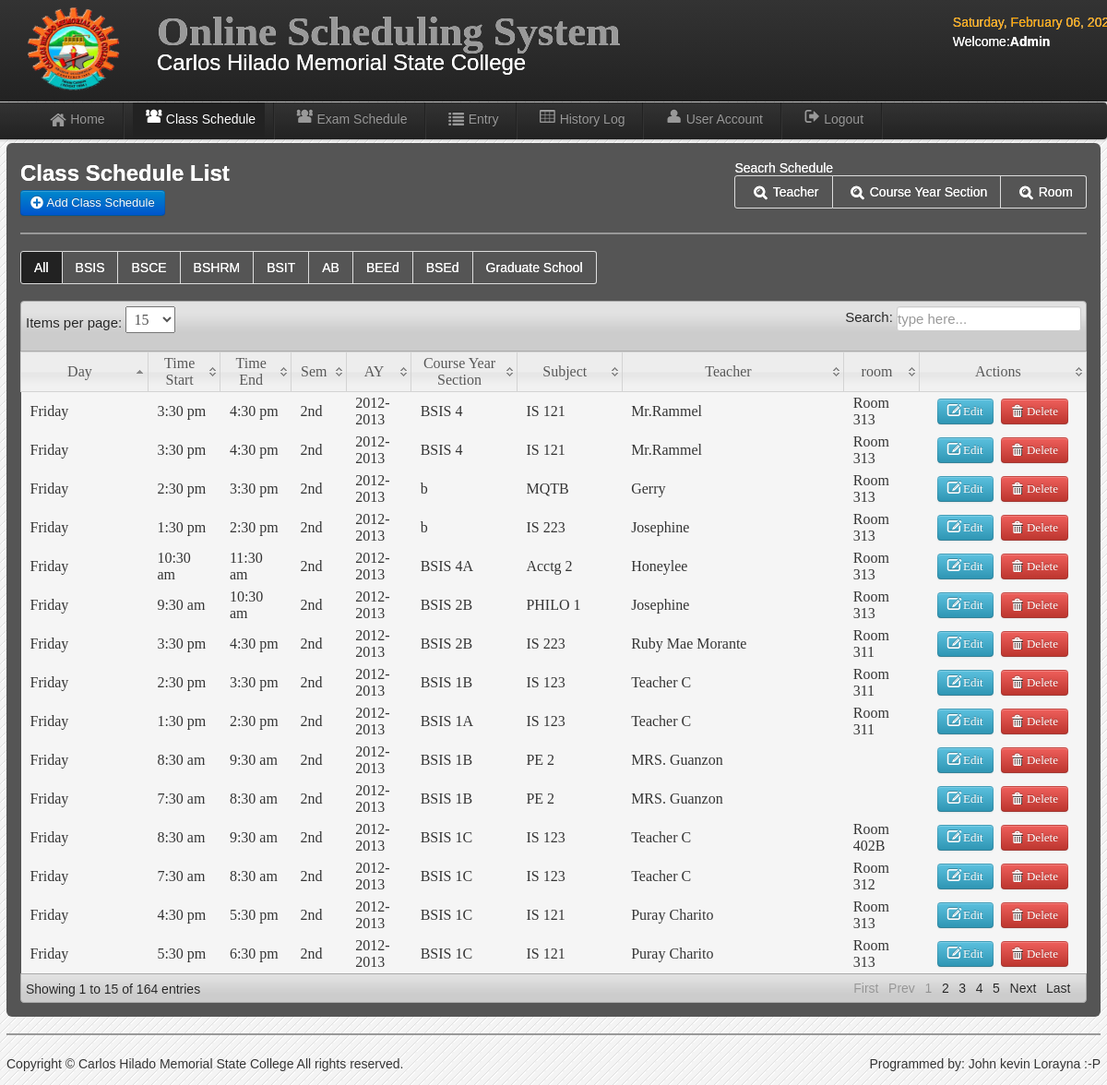
Page /admin/schedule.php (signed in) on the committed database.
### tables this page shows
CREATE TABLE `users` (
  `User_id` int(11) NOT NULL,
  `UserName` varchar(20) NOT NULL,
  `Password` varchar(20) NOT NULL,
  `User_Type` varchar(20) NOT NULL,
  `FirstName` varchar(30) NOT NULL,
  `LastName` varchar(30) NOT NULL,
  `College` varchar(20) NOT NULL
);

CREATE TABLE `schedule` (
  `schedule_id` int(11) NOT NULL,
  `semester` varchar(10) NOT NULL,
  `sy` varchar(20) NOT NULL,
  `CYS` varchar(100) NOT NULL,
  `subject` varchar(50) NOT NULL,
  `teacher` varchar(50) NOT NULL,
  `room` varchar(20) NOT NULL,
  `day` varchar(100) NOT NULL,
  `time` varchar(20) NOT NULL,
  `time_end` varchar(50) NOT NULL,
  `type` varchar(20) NOT NULL,
  `day1` varchar(20) NOT NULL
);

### admin/session.php (called while the page is built, shortened)
<?php
        $id_session=$_SESSION['id'];
?>

### admin/schedule.php (the view, shortened to what this page needs)
<?php include('session.php'); include('header.php'); include('dbcon.php') ?>
<body>
<?php include('nav-top1.php'); ?>
    <div class="navbar navbar-fixed-top1">
    <div class="navbar-inner">
    <div class="container">
	<div class="marg">
    <ul class="nav">
  <li>
    <a href="home.php"><i class="icon-home icon-large"></i>Home</a>
  </li>
   <li class="divider-vertical"></li>
  <li class="active"><a href="schedule.php"><i class="icon-group icon-large"></i>Class Schedule</a></li>
   <li class="divider-vertical"></li>
    <li><a href="exam_schedule.php"><i class="icon-group icon-large"></i>Exam Schedule</a></li>
   <li class="divider-vertical"></li>
  <li><a href="record.php"><i class="icon-list icon-large"></i>Entry</a></li>
   <li class="divider-vertical"></li>
  <li><a href="history_log.php"><i class="icon-table icon-large"></i>History Log</a></li>
     <li class="divider-vertical"></li>
  <li><a href="user_account.php"><i class="icon-user icon-large"></i>User Account</a></li>
  <li class="divider-vertical"></li>
  <li><a id="logout" data-toggle="modal" href="#myModal"><i class="icon-signout icon-large"></i>Logout</a></li>
   <li class="divider-vertical"></li>
</ul>
    </div>
    </div>
    </div>
    </div>
<div class="wrapper">
<div id="element" class="hero-body-schedule">
<h2><font color="white">Class Schedule List</font></h2>
	<a class="btn btn-primary"  href="add_schedule.php">  <i class="icon-plus-sign icon-large"></i>&nbsp;Add Class Schedule</a>
		<div class="pull-right222">
		<div class="pagination">
<font color="white">Seacrh Schedule</font>
<br>
  <ul>
    <li><a data-toggle="modal" href="#teacher"><font color="white"><i class="icon-search icon-large"></i>Teacher</font></a></li>
    <li>
      <a data-toggle="modal" href="#CYS"><font color="white"><i class="icon-search icon-large"></i>Course Year Section</font></a>
    </li>
	 <li>
      <a data-toggle="modal" href="#room"><font color="white"><i class="icon-search icon-large"></i>Room</font></a>
    </li>
  </ul>
</div>
</div>
	<hr>
	<div class="pagination">
  <ul>
    <li class="active"><a href="schedule.php"><font color="white">All</font></a></li>
    <li>
      <a href="BSIS.php"><font color="white">BSIS</font></a>
    </li>
    <li><a href="BSCE.php"><font color="white">BSCE</font></a></li>
    <li><a href="BSHRM.php"><font color="white">BSHRM</font></a></li>
    <li><a href="BSIT.php"><font color="white">BSIT</a></font></li>
    <li><a href="AB.php"><font color="white">AB</font></a></li>
    <li><a href="BEED.php"><font color="white">BEEd</font></a></li>
    <li><a href="BSED.php"><font color="white">BSEd</font></a></li>
    <li><a href="GS.php"><font color="white">Graduate School</font></a></li>
  </ul>
</div>
<div class="demo_jui">
		<table cellpadding="0" cellspacing="0" border="0" class="display" id="log" class="jtable">
			<thead>
				<tr>
				<th>Day</th>
				<th>Time Start</th>
				<th>Time End</th>
				<th>Sem</th>
				<th>AY</th>
				<th>Course Year Section</th>
				<th>Subject</th>
				<th>Teacher</th>
				<th>room</th>
				<th>Actions</th>
				</tr>
			</thead>
			<tbody>
<?php $result=mysqli_query($conn,"select * from schedule where type='' order by schedule_id DESC")or die(mysqli_error());
while($row=mysqli_fetch_array($result)){ $id=$row['schedule_id'];
?>
<tr class="del<?php echo $id ?>">
	<td><?php echo $row['day'];?></td>
	<td ><?php echo $row['time'];?></td>
	<td><?php echo $row['time_end'];?></td>
	<td><?php echo $row['semester'];?></td>
	<td><?php echo $row['sy'];?></td>
	<td><?php echo $row['CYS'];?></td>
	<td><?php echo $row['subject'];?></td>
	<td><?php echo $row['teacher'];?></td>
	<td><?php echo $row['room'];?></td>
	<td align="center" width="160">
	<a class="btn btn-info" href="edit_schedule.php<?php echo '?id='.$id; ?>"><i class="icon-edit icon-large"></i>&nbsp;Edit</a>&nbsp;
	<a data-toggle="modal" href="#<?php echo $id; ?>" class="btn btn-danger1">  <i class="icon-trash icon-large"></i>&nbsp;Delete</a>
</td>
<?php } ?>
	</tr>
			</tbody>
		</table>
</div>
</div>
<?php include('footer.php');?>
</div>
</body>

### admin/nav-top1.php
	<div class="navbar navbar-fixed-top">
	<div class="navbar-inner">
	<div class="container">
		<a class="branded">
		<img src="img/chmsc.png" width="100" height="90">
 	</a>
	<a class="brand">
	 <h1>Online Scheduling System</h1>
	 <div class="chmsc_nav"><font size="5" style="Bookman Old Style" color="white">Carlos Hilado Memorial State College</font></div>
 	</a>
<div class="time_top">
<font color="orange">
  <?php
 $Today=date('y:m:d');
$new=date('l, F d, Y',strtotime($Today));
echo $new; ?>
</font>
<?php
$logout_query=mysqli_query($conn,"select * from users where User_id=$id_session");
$row=mysqli_fetch_array($logout_query);
$type=$row['User_Type'];
?>
<p><font color="white">Welcome:<b><?php echo $type;?></b>
<?php echo $row['College'] ?></p></font>
</div>
	</div>
	</div>
	</div>

### admin/css/style.css (style rules this page uses)
* { margin:0; padding:0; }
body { font-family:"Trebuchet MS", "Myriad Pro", Arial, sans-serif; font-size:14px; background:#f4f4f4 url(../img/bg.gif) repeat top left; color:#333; text-shadow:0px 0px 0px #fff;; }
h1 { font-size:45px; }
a { color:#777; }
p { padding:5px 0px; }
.wrapper { width:1186px; margin:10px auto; min-height:550px; }

### admin/css/datatable/demo_table_jui.css (style rules this page uses)
table.display thead th { cursor: pointer; padding: 3px 0 3px 10px; }
table.display { border-collapse: collapse; clear: both; margin: 0 auto; width: 100%; }
table.display td { padding: 3px 10px; }
tr.odd { background-color: #F5F5F5; }
tr.even { background-color: #F5F5F5; }
tr.odd td.sorting_1 { background-color: F5F5F5; }
tr.even td.sorting_1 { background-color: F5F5F5; }

### rows in the picture
users: User_Type "Admin"
schedule: day "Friday", time "3:30 pm", time_end "4:30 pm", semester "2nd", sy "2012-2013", CYS "BSIS 4", subject "IS 121", teacher "Mr.Rammel", room "Room 313"
schedule: day "Friday", time "3:30 pm", time_end "4:30 pm", semester "2nd", sy "2012-2013", CYS "BSIS 4", subject "IS 121", teacher "Mr.Rammel", room "Room 313"
schedule: day "Friday", time "2:30 pm", time_end "3:30 pm", semester "2nd", sy "2012-2013", CYS "b", subject "MQTB", teacher "Gerry", room "Room 313"
schedule: day "Friday", time "1:30 pm", time_end "2:30 pm", semester "2nd", sy "2012-2013", CYS "b", subject "IS 223", teacher "Josephine", room "Room 313"
schedule: day "Friday", time "10:30 am", time_end "11:30 am", semester "2nd", sy "2012-2013", CYS "BSIS 4A", subject "Acctg 2", teacher "Honeylee", room "Room 313"
schedule: day "Friday", time "9:30 am", time_end "10:30 am", semester "2nd", sy "2012-2013", CYS "BSIS 2B", subject "PHILO 1", teacher "Josephine", room "Room 313"
schedule: day "Friday", time "3:30 pm", time_end "4:30 pm", semester "2nd", sy "2012-2013", CYS "BSIS 2B", subject "IS 223", teacher "Ruby Mae Morante", room "Room 311"
schedule: day "Friday", time "2:30 pm", time_end "3:30 pm", semester "2nd", sy "2012-2013", CYS "BSIS 1B", subject "IS 123", teacher "Teacher C", room "Room 311"
schedule: day "Friday", time "1:30 pm", time_end "2:30 pm", semester "2nd", sy "2012-2013", CYS "BSIS 1A", subject "IS 123", teacher "Teacher C", room "Room 311"
schedule: day "Friday", time "8:30 am", time_end "9:30 am", semester "2nd", sy "2012-2013", CYS "BSIS 1B", subject "PE 2", teacher "MRS. Guanzon"
schedule: day "Friday", time "7:30 am", time_end "8:30 am", semester "2nd", sy "2012-2013", CYS "BSIS 1B", subject "PE 2", teacher "MRS. Guanzon"
schedule: day "Friday", time "8:30 am", time_end "9:30 am", semester "2nd", sy "2012-2013", CYS "BSIS 1C", subject "IS 123", teacher "Teacher C", room "Room 402B"
schedule: day "Friday", time "7:30 am", time_end "8:30 am", semester "2nd", sy "2012-2013", CYS "BSIS 1C", subject "IS 123", teacher "Teacher C", room "Room 312"
schedule: day "Friday", time "4:30 pm", time_end "5:30 pm", semester "2nd", sy "2012-2013", CYS "BSIS 1C", subject "IS 121", teacher "Puray Charito", room "Room 313"
schedule: day "Friday", time "5:30 pm", time_end "6:30 pm", semester "2nd", sy "2012-2013", CYS "BSIS 1C", subject "IS 121", teacher "Puray Charito", room "Room 313"
